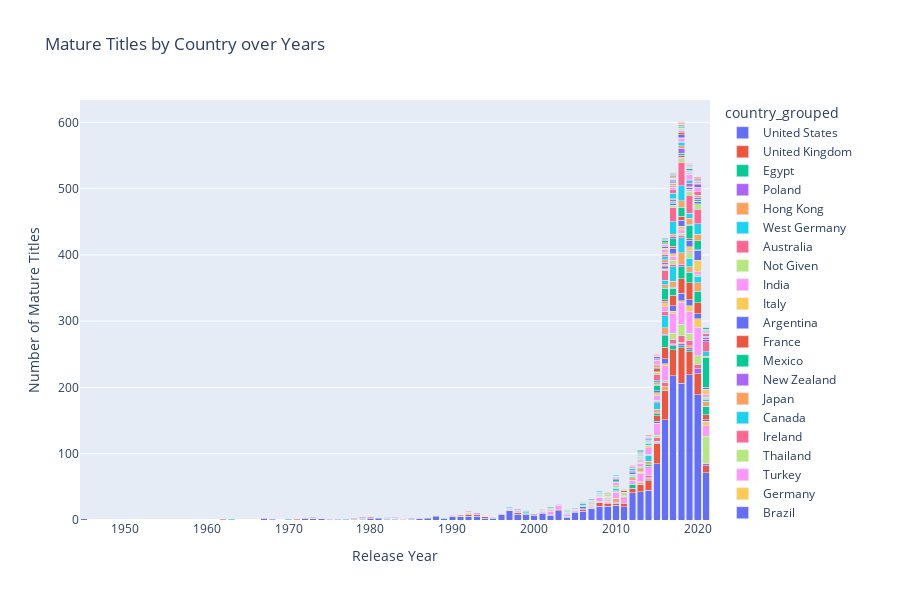

Notebook cell for this chart:
### Markdown cell above
## Stacked Adult movies per country

### Code cell
import pandas as pd
import plotly.express as px

# Mature Titles filtern
mature_ratings = ["TV-MA", "R", "NC-17", "18+", "Adults Only"]
df_mature = df_netflix[df_netflix['rating'].isin(mature_ratings)].copy()

# Länder + Jahre aufbereiten
df_mature = df_mature.dropna(subset=['country', 'release_year'])


# Explode Länder, falls mehrere pro Titel
df_mature_exp = df_mature.assign(
    country=df_mature['country'].str.split(", ")
).explode('country')

df_mature_exp['country'] = df_mature_exp['country'].str.strip()

# Optional: Top 5 Länder + Rest als "Other"
top_countries = df_mature_exp['country'].value_counts().head(10000).index.tolist()
df_mature_exp['country_grouped'] = df_mature_exp['country'].apply(
    lambda x: x if x in top_countries else 'Other'
)

df_counts = df_mature_exp.groupby(
    ['release_year', 'country_grouped']
).size().reset_index(name='count')
# 1. sortieren
df_counts = df_counts.sort_values('release_year')

# 2. release_year als ordered categorical
years_sorted = sorted(df_counts['release_year'].unique())
df_counts['release_year'] = pd.Categorical(df_counts['release_year'],
                                           categories=years_sorted,
                                           ordered=True)



fig = px.bar(
    df_counts,
    x='release_year',
    y='count',
    color='country_grouped',
    title='Mature Titles by Country over Years',
    labels={'count':'Number of Mature Titles', 'release_year':'Release Year'},
)

# Stacked
fig.update_layout(barmode='stack',
                #  xaxis={'type':'category'},
                  height=600)
fig.show()

### Figure 1 — Plotly figure (JSON) as saved in the notebook; plotly's stock layout.template omitted (floating-point values rounded to 4 significant figures)
{"data": [{"hovertemplate": "country_grouped=United States<br>Release Year=%{x}<br>Number of Mature Titles=%{y}<extra></extra>", "legendgroup": "United States", "marker": {"color": "#636efa", "pattern": {"shape": ""}}, "name": "United States", "orientation": "v", "showlegend": true, "textposition": "auto", "type": "bar", "x": [1945, 1967, 1968, 1972, 1973, 1974, 1976, 1979, 1980, 1981, 1982, 1983, 1985, 1986, 1987, 1988, 1989, 1990, 1991, 1992, 1993, 1994, 1995, 1996, 1997, 1998, 1999, 2000, 2001, 2002, 2003, 2004, 2005, 2006, 2007, 2008, 2009, 2010, 2011, 2012, 2013, 2014, 2015, 2016, 2017, 2018, 2019, 2020, 2021], "xaxis": "x", "y": [2, 2, 1, 2, 2, 2, 1, 1, 3, 3, 1, 1, 1, 2, 3, 6, 2, 5, 5, 6, 6, 3, 3, 8, 14, 9, 9, 7, 10, 7, 14, 4, 12, 13, 17, 21, 21, 22, 20, 41, 43, 45, 85, 151, 218, 206, 219, 189, 71], "yaxis": "y"}, {"hovertemplate": "country_grouped=United Kingdom<br>Release Year=%{x}<br>Number of Mature Titles=%{y}<extra></extra>", "legendgroup": "United Kingdom", "marker": {"color": "#EF553B", "pattern": {"shape": ""}}, "name": "United Kingdom", "orientation": "v", "showlegend": true, "textposition": "auto", "type": "bar", "x": [1962, 1971, 1972, 1979, 1982, 1991, 1992, 1993, 1994, 1996, 1997, 1998, 2000, 2001, 2002, 2003, 2004, 2005, 2006, 2008, 2009, 2010, 2011, 2012, 2013, 2014, 2015, 2016, 2017, 2018, 2019, 2020, 2021], "xaxis": "x", "y": [1, 1, 1, 1, 1, 1, 2, 2, 2, 1, 1, 2, 2, 1, 2, 2, 1, 1, 3, 5, 4, 3, 5, 7, 10, 14, 31, 44, 39, 54, 35, 32, 11], "yaxis": "y"}, {"hovertemplate": "country_grouped=Egypt<br>Release Year=%{x}<br>Number of Mature Titles=%{y}<extra></extra>", "legendgroup": "Egypt", "marker": {"color": "#00cc96", "pattern": {"shape": ""}}, "name": "Egypt", "orientation": "v", "showlegend": true, "textposition": "auto", "type": "bar", "x": [1963, 1970, 1976, 1979, 1982, 1989, 1999, 2007, 2008, 2010, 2012, 2013, 2014, 2015, 2016, 2017, 2018, 2019], "xaxis": "x", "y": [1, 1, 1, 1, 1, 1, 1, 1, 1, 2, 6, 1, 2, 1, 1, 6, 3, 3], "yaxis": "y"}, {"hovertemplate": "country_grouped=Poland<br>Release Year=%{x}<br>Number of Mature Titles=%{y}<extra></extra>", "legendgroup": "Poland", "marker": {"color": "#ab63fa", "pattern": {"shape": ""}}, "name": "Poland", "orientation": "v", "showlegend": true, "textposition": "auto", "type": "bar", "x": [1967, 1973, 1975, 1978, 1983, 1985, 1990, 2014, 2015, 2017, 2018, 2019, 2020, 2021], "xaxis": "x", "y": [1, 1, 1, 1, 1, 1, 1, 1, 1, 2, 3, 3, 7, 3], "yaxis": "y"}, {"hovertemplate": "country_grouped=Hong Kong<br>Release Year=%{x}<br>Number of Mature Titles=%{y}<extra></extra>", "legendgroup": "Hong Kong", "marker": {"color": "#FFA15A", "pattern": {"shape": ""}}, "name": "Hong Kong", "orientation": "v", "showlegend": true, "textposition": "auto", "type": "bar", "x": [1973, 1975, 1978, 1980, 1982, 1984, 1986, 1992, 1995, 1997, 2004, 2007, 2008, 2009, 2010, 2013, 2014, 2015, 2016, 2017, 2018, 2019], "xaxis": "x", "y": [1, 1, 2, 2, 1, 1, 1, 2, 1, 1, 1, 1, 1, 1, 5, 2, 2, 1, 6, 1, 2, 3], "yaxis": "y"}, {"hovertemplate": "country_grouped=West Germany<br>Release Year=%{x}<br>Number of Mature Titles=%{y}<extra></extra>", "legendgroup": "West Germany", "marker": {"color": "#19d3f3", "pattern": {"shape": ""}}, "name": "West Germany", "orientation": "v", "showlegend": true, "textposition": "auto", "type": "bar", "x": [1977], "xaxis": "x", "y": [1], "yaxis": "y"}, {"hovertemplate": "country_grouped=Australia<br>Release Year=%{x}<br>Number of Mature Titles=%{y}<extra></extra>", "legendgroup": "Australia", "marker": {"color": "#FF6692", "pattern": {"shape": ""}}, "name": "Australia", "orientation": "v", "showlegend": true, "textposition": "auto", "type": "bar", "x": [1979, 1992, 1998, 2007, 2013, 2014, 2015, 2016, 2017, 2018, 2019, 2020, 2021], "xaxis": "x", "y": [1, 1, 1, 1, 1, 3, 5, 6, 7, 10, 8, 6, 1], "yaxis": "y"}, {"hovertemplate": "country_grouped=Not Given<br>Release Year=%{x}<br>Number of Mature Titles=%{y}<extra></extra>", "legendgroup": "Not Given", "marker": {"color": "#B6E880", "pattern": {"shape": ""}}, "name": "Not Given", "orientation": "v", "showlegend": true, "textposition": "auto", "type": "bar", "x": [1982, 1983, 1992, 2010, 2013, 2015, 2016, 2017, 2018, 2019, 2020, 2021], "xaxis": "x", "y": [1, 1, 1, 1, 1, 4, 2, 9, 17, 11, 14, 40], "yaxis": "y"}, {"hovertemplate": "country_grouped=India<br>Release Year=%{x}<br>Number of Mature Titles=%{y}<extra></extra>", "legendgroup": "India", "marker": {"color": "#FF97FF", "pattern": {"shape": ""}}, "name": "India", "orientation": "v", "showlegend": true, "textposition": "auto", "type": "bar", "x": [1983, 1990, 1997, 2001, 2002, 2003, 2004, 2005, 2006, 2007, 2008, 2009, 2010, 2011, 2012, 2013, 2014, 2015, 2016, 2017, 2018, 2019, 2020, 2021], "xaxis": "x", "y": [1, 1, 1, 2, 4, 6, 2, 1, 1, 2, 6, 2, 9, 7, 5, 12, 12, 17, 23, 29, 33, 33, 43, 16], "yaxis": "y"}, {"hovertemplate": "country_grouped=Italy<br>Release Year=%{x}<br>Number of Mature Titles=%{y}<extra></extra>", "legendgroup": "Italy", "marker": {"color": "#FECB52", "pattern": {"shape": ""}}, "name": "Italy", "orientation": "v", "showlegend": true, "textposition": "auto", "type": "bar", "x": [1984, 2013, 2015, 2016, 2017, 2018, 2019, 2020, 2021], "xaxis": "x", "y": [1, 2, 1, 3, 4, 3, 8, 13, 7], "yaxis": "y"}, {"hovertemplate": "country_grouped=Argentina<br>Release Year=%{x}<br>Number of Mature Titles=%{y}<extra></extra>", "legendgroup": "Argentina", "marker": {"color": "#636efa", "pattern": {"shape": ""}}, "name": "Argentina", "orientation": "v", "showlegend": true, "textposition": "auto", "type": "bar", "x": [1985, 1993, 1998, 2004, 2006, 2007, 2014, 2015, 2016, 2017, 2018, 2019, 2020, 2021], "xaxis": "x", "y": [1, 1, 1, 1, 3, 1, 1, 3, 7, 8, 11, 9, 7, 2], "yaxis": "y"}, {"hovertemplate": "country_grouped=France<br>Release Year=%{x}<br>Number of Mature Titles=%{y}<extra></extra>", "legendgroup": "France", "marker": {"color": "#EF553B", "pattern": {"shape": ""}}, "name": "France", "orientation": "v", "showlegend": true, "textposition": "auto", "type": "bar", "x": [1991, 1992, 1999, 2002, 2006, 2007, 2008, 2009, 2010, 2011, 2013, 2014, 2015, 2016, 2017, 2018, 2019, 2020, 2021], "xaxis": "x", "y": [1, 1, 1, 2, 1, 1, 1, 1, 1, 2, 1, 1, 8, 18, 16, 22, 26, 17, 8], "yaxis": "y"}, {"hovertemplate": "country_grouped=Mexico<br>Release Year=%{x}<br>Number of Mature Titles=%{y}<extra></extra>", "legendgroup": "Mexico", "marker": {"color": "#00cc96", "pattern": {"shape": ""}}, "name": "Mexico", "orientation": "v", "showlegend": true, "textposition": "auto", "type": "bar", "x": [1992, 1999, 2001, 2006, 2007, 2012, 2014, 2015, 2016, 2017, 2018, 2019, 2020, 2021], "xaxis": "x", "y": [1, 2, 1, 1, 1, 1, 2, 3, 17, 11, 18, 16, 17, 12], "yaxis": "y"}, {"hovertemplate": "country_grouped=New Zealand<br>Release Year=%{x}<br>Number of Mature Titles=%{y}<extra></extra>", "legendgroup": "New Zealand", "marker": {"color": "#ab63fa", "pattern": {"shape": ""}}, "name": "New Zealand", "orientation": "v", "showlegend": true, "textposition": "auto", "type": "bar", "x": [1993, 2015, 2016, 2017, 2018, 2021], "xaxis": "x", "y": [1, 2, 2, 1, 3, 1], "yaxis": "y"}, {"hovertemplate": "country_grouped=Japan<br>Release Year=%{x}<br>Number of Mature Titles=%{y}<extra></extra>", "legendgroup": "Japan", "marker": {"color": "#FFA15A", "pattern": {"shape": ""}}, "name": "Japan", "orientation": "v", "showlegend": true, "textposition": "auto", "type": "bar", "x": [1995, 1997, 1998, 2008, 2009, 2010, 2011, 2012, 2013, 2014, 2015, 2016, 2017, 2018, 2019, 2020, 2021], "xaxis": "x", "y": [1, 1, 1, 1, 2, 1, 1, 4, 4, 6, 5, 10, 9, 18, 8, 13, 7], "yaxis": "y"}, {"hovertemplate": "country_grouped=Canada<br>Release Year=%{x}<br>Number of Mature Titles=%{y}<extra></extra>", "legendgroup": "Canada", "marker": {"color": "#19d3f3", "pattern": {"shape": ""}}, "name": "Canada", "orientation": "v", "showlegend": true, "textposition": "auto", "type": "bar", "x": [1997, 1998, 2004, 2006, 2007, 2008, 2009, 2010, 2011, 2012, 2013, 2014, 2015, 2016, 2017, 2018, 2019, 2020, 2021], "xaxis": "x", "y": [1, 1, 1, 3, 1, 1, 2, 4, 1, 1, 2, 9, 10, 18, 22, 23, 13, 9, 3], "yaxis": "y"}, {"hovertemplate": "country_grouped=Ireland<br>Release Year=%{x}<br>Number of Mature Titles=%{y}<extra></extra>", "legendgroup": "Ireland", "marker": {"color": "#FF6692", "pattern": {"shape": ""}}, "name": "Ireland", "orientation": "v", "showlegend": true, "textposition": "auto", "type": "bar", "x": [1998, 2010, 2011, 2015, 2016, 2017, 2018], "xaxis": "x", "y": [1, 1, 1, 2, 6, 4, 3], "yaxis": "y"}, {"hovertemplate": "country_grouped=Thailand<br>Release Year=%{x}<br>Number of Mature Titles=%{y}<extra></extra>", "legendgroup": "Thailand", "marker": {"color": "#B6E880", "pattern": {"shape": ""}}, "name": "Thailand", "orientation": "v", "showlegend": true, "textposition": "auto", "type": "bar", "x": [1999, 2002, 2004, 2007, 2009, 2010, 2011, 2012, 2013, 2014, 2015, 2016, 2017, 2018, 2019, 2020, 2021], "xaxis": "x", "y": [1, 1, 1, 2, 1, 3, 4, 2, 1, 1, 2, 1, 6, 4, 8, 3, 3], "yaxis": "y"}, {"hovertemplate": "country_grouped=Turkey<br>Release Year=%{x}<br>Number of Mature Titles=%{y}<extra></extra>", "legendgroup": "Turkey", "marker": {"color": "#FF97FF", "pattern": {"shape": ""}}, "name": "Turkey", "orientation": "v", "showlegend": true, "textposition": "auto", "type": "bar", "x": [1999, 2001, 2004, 2005, 2006, 2010, 2011, 2012, 2013, 2014, 2015, 2016, 2017, 2018, 2019, 2020, 2021], "xaxis": "x", "y": [1, 1, 1, 1, 2, 5, 1, 1, 6, 10, 7, 7, 6, 6, 3, 5, 5], "yaxis": "y"}, {"hovertemplate": "country_grouped=Germany<br>Release Year=%{x}<br>Number of Mature Titles=%{y}<extra></extra>", "legendgroup": "Germany", "marker": {"color": "#FECB52", "pattern": {"shape": ""}}, "name": "Germany", "orientation": "v", "showlegend": true, "textposition": "auto", "type": "bar", "x": [2001, 2006, 2008, 2009, 2010, 2012, 2013, 2014, 2015, 2016, 2017, 2018, 2019, 2020, 2021], "xaxis": "x", "y": [1, 1, 2, 2, 1, 1, 1, 4, 4, 6, 4, 4, 6, 17, 7], "yaxis": "y"}, {"hovertemplate": "country_grouped=Brazil<br>Release Year=%{x}<br>Number of Mature Titles=%{y}<extra></extra>", "legendgroup": "Brazil", "marker": {"color": "#636efa", "pattern": {"shape": ""}}, "name": "Brazil", "orientation": "v", "showlegend": true, "textposition": "auto", "type": "bar", "x": [2002, 2012, 2013, 2015, 2016, 2017, 2018, 2019, 2020, 2021], "xaxis": "x", "y": [1, 2, 2, 3, 2, 8, 9, 10, 15, 3], "yaxis": "y"}, {"hovertemplate": "country_grouped=Indonesia<br>Release Year=%{x}<br>Number of Mature Titles=%{y}<extra></extra>", "legendgroup": "Indonesia", "marker": {"color": "#EF553B", "pattern": {"shape": ""}}, "name": "Indonesia", "orientation": "v", "showlegend": true, "textposition": "auto", "type": "bar", "x": [2002, 2009, 2011, 2013, 2016, 2017, 2018, 2019, 2020], "xaxis": "x", "y": [1, 1, 2, 1, 2, 3, 6, 2, 1], "yaxis": "y"}, {"hovertemplate": "country_grouped=Pakistan<br>Release Year=%{x}<br>Number of Mature Titles=%{y}<extra></extra>", "legendgroup": "Pakistan", "marker": {"color": "#00cc96", "pattern": {"shape": ""}}, "name": "Pakistan", "orientation": "v", "showlegend": true, "textposition": "auto", "type": "bar", "x": [2002, 2007, 2008, 2010, 2012, 2013, 2015, 2016, 2017, 2018, 2019, 2020, 2021], "xaxis": "x", "y": [1, 1, 1, 3, 2, 1, 8, 18, 11, 14, 21, 13, 45], "yaxis": "y"}, {"hovertemplate": "country_grouped=Lebanon<br>Release Year=%{x}<br>Number of Mature Titles=%{y}<extra></extra>", "legendgroup": "Lebanon", "marker": {"color": "#ab63fa", "pattern": {"shape": ""}}, "name": "Lebanon", "orientation": "v", "showlegend": true, "textposition": "auto", "type": "bar", "x": [2003, 2010, 2012, 2013, 2015, 2017, 2019], "xaxis": "x", "y": [1, 2, 2, 1, 1, 3, 1], "yaxis": "y"}, {"hovertemplate": "country_grouped=Nigeria<br>Release Year=%{x}<br>Number of Mature Titles=%{y}<extra></extra>", "legendgroup": "Nigeria", "marker": {"color": "#FFA15A", "pattern": {"shape": ""}}, "name": "Nigeria", "orientation": "v", "showlegend": true, "textposition": "auto", "type": "bar", "x": [2003, 2013, 2015, 2016, 2017, 2018, 2019, 2020, 2021], "xaxis": "x", "y": [1, 1, 3, 5, 4, 10, 9, 10, 2], "yaxis": "y"}, {"hovertemplate": "country_grouped=South Korea<br>Release Year=%{x}<br>Number of Mature Titles=%{y}<extra></extra>", "legendgroup": "South Korea", "marker": {"color": "#19d3f3", "pattern": {"shape": ""}}, "name": "South Korea", "orientation": "v", "showlegend": true, "textposition": "auto", "type": "bar", "x": [2004, 2009, 2011, 2012, 2013, 2014, 2015, 2016, 2017, 2018, 2019, 2020, 2021], "xaxis": "x", "y": [1, 1, 1, 2, 2, 3, 3, 7, 19, 22, 8, 16, 7], "yaxis": "y"}, {"hovertemplate": "country_grouped=Spain<br>Release Year=%{x}<br>Number of Mature Titles=%{y}<extra></extra>", "legendgroup": "Spain", "marker": {"color": "#FF6692", "pattern": {"shape": ""}}, "name": "Spain", "orientation": "v", "showlegend": true, "textposition": "auto", "type": "bar", "x": [2004, 2010, 2015, 2016, 2017, 2018, 2019, 2020, 2021], "xaxis": "x", "y": [1, 1, 10, 15, 21, 36, 27, 22, 15], "yaxis": "y"}, {"hovertemplate": "country_grouped=Taiwan<br>Release Year=%{x}<br>Number of Mature Titles=%{y}<extra></extra>", "legendgroup": "Taiwan", "marker": {"color": "#B6E880", "pattern": {"shape": ""}}, "name": "Taiwan", "orientation": "v", "showlegend": true, "textposition": "auto", "type": "bar", "x": [2004, 2005, 2008, 2009, 2010, 2013, 2015, 2016, 2017, 2018, 2019, 2020], "xaxis": "x", "y": [2, 1, 1, 3, 1, 1, 2, 1, 4, 5, 6, 8], "yaxis": "y"}, {"hovertemplate": "country_grouped=Uruguay<br>Release Year=%{x}<br>Number of Mature Titles=%{y}<extra></extra>", "legendgroup": "Uruguay", "marker": {"color": "#FF97FF", "pattern": {"shape": ""}}, "name": "Uruguay", "orientation": "v", "showlegend": true, "textposition": "auto", "type": "bar", "x": [2004, 2018, 2019], "xaxis": "x", "y": [1, 2, 2], "yaxis": "y"}, {"hovertemplate": "country_grouped=Romania<br>Release Year=%{x}<br>Number of Mature Titles=%{y}<extra></extra>", "legendgroup": "Romania", "marker": {"color": "#FECB52", "pattern": {"shape": ""}}, "name": "Romania", "orientation": "v", "showlegend": true, "textposition": "auto", "type": "bar", "x": [2005, 2010, 2014, 2015, 2016, 2019], "xaxis": "x", "y": [1, 1, 1, 2, 1, 1], "yaxis": "y"}, {"hovertemplate": "country_grouped=Sweden<br>Release Year=%{x}<br>Number of Mature Titles=%{y}<extra></extra>", "legendgroup": "Sweden", "marker": {"color": "#636efa", "pattern": {"shape": ""}}, "name": "Sweden", "orientation": "v", "showlegend": true, "textposition": "auto", "type": "bar", "x": [2005, 2016, 2017, 2019, 2020, 2021], "xaxis": "x", "y": [1, 3, 3, 2, 3, 3], "yaxis": "y"}, {"hovertemplate": "country_grouped=Netherlands<br>Release Year=%{x}<br>Number of Mature Titles=%{y}<extra></extra>", "legendgroup": "Netherlands", "marker": {"color": "#EF553B", "pattern": {"shape": ""}}, "name": "Netherlands", "orientation": "v", "showlegend": true, "textposition": "auto", "type": "bar", "x": [2006, 2015, 2016, 2017, 2018, 2019, 2020, 2021], "xaxis": "x", "y": [1, 4, 2, 1, 3, 1, 1, 1], "yaxis": "y"}, {"hovertemplate": "country_grouped=Denmark<br>Release Year=%{x}<br>Number of Mature Titles=%{y}<extra></extra>", "legendgroup": "Denmark", "marker": {"color": "#00cc96", "pattern": {"shape": ""}}, "name": "Denmark", "orientation": "v", "showlegend": true, "textposition": "auto", "type": "bar", "x": [2007, 2012, 2013, 2014, 2015, 2016, 2017, 2018, 2019, 2020], "xaxis": "x", "y": [1, 1, 2, 2, 2, 2, 2, 3, 1, 3], "yaxis": "y"}, {"hovertemplate": "country_grouped=Colombia<br>Release Year=%{x}<br>Number of Mature Titles=%{y}<extra></extra>", "legendgroup": "Colombia", "marker": {"color": "#ab63fa", "pattern": {"shape": ""}}, "name": "Colombia", "orientation": "v", "showlegend": true, "textposition": "auto", "type": "bar", "x": [2007, 2008, 2010, 2012, 2016, 2017, 2018, 2019, 2020, 2021], "xaxis": "x", "y": [1, 1, 1, 1, 2, 2, 8, 5, 3, 3], "yaxis": "y"}, {"hovertemplate": "country_grouped=Chile<br>Release Year=%{x}<br>Number of Mature Titles=%{y}<extra></extra>", "legendgroup": "Chile", "marker": {"color": "#FFA15A", "pattern": {"shape": ""}}, "name": "Chile", "orientation": "v", "showlegend": true, "textposition": "auto", "type": "bar", "x": [2008, 2013, 2015, 2016, 2017, 2018, 2020], "xaxis": "x", "y": [1, 1, 3, 5, 2, 4, 2], "yaxis": "y"}, {"hovertemplate": "country_grouped=China<br>Release Year=%{x}<br>Number of Mature Titles=%{y}<extra></extra>", "legendgroup": "China", "marker": {"color": "#19d3f3", "pattern": {"shape": ""}}, "name": "China", "orientation": "v", "showlegend": true, "textposition": "auto", "type": "bar", "x": [2008, 2010, 2014, 2016, 2017, 2018, 2019, 2020, 2021], "xaxis": "x", "y": [1, 1, 1, 4, 8, 5, 4, 1, 1], "yaxis": "y"}, {"hovertemplate": "country_grouped=South Africa<br>Release Year=%{x}<br>Number of Mature Titles=%{y}<extra></extra>", "legendgroup": "South Africa", "marker": {"color": "#FF6692", "pattern": {"shape": ""}}, "name": "South Africa", "orientation": "v", "showlegend": true, "textposition": "auto", "type": "bar", "x": [2009, 2012, 2013, 2015, 2016, 2017, 2018, 2019, 2020, 2021], "xaxis": "x", "y": [1, 1, 2, 2, 4, 5, 1, 2, 6, 4], "yaxis": "y"}, {"hovertemplate": "country_grouped=Czech Republic<br>Release Year=%{x}<br>Number of Mature Titles=%{y}<extra></extra>", "legendgroup": "Czech Republic", "marker": {"color": "#B6E880", "pattern": {"shape": ""}}, "name": "Czech Republic", "orientation": "v", "showlegend": true, "textposition": "auto", "type": "bar", "x": [2009, 2016], "xaxis": "x", "y": [1, 2], "yaxis": "y"}, {"hovertemplate": "country_grouped=Philippines<br>Release Year=%{x}<br>Number of Mature Titles=%{y}<extra></extra>", "legendgroup": "Philippines", "marker": {"color": "#FF97FF", "pattern": {"shape": ""}}, "name": "Philippines", "orientation": "v", "showlegend": true, "textposition": "auto", "type": "bar", "x": [2011, 2012, 2015, 2016, 2017, 2018, 2019, 2020, 2021], "xaxis": "x", "y": [1, 2, 5, 5, 3, 5, 7, 6, 1], "yaxis": "y"}, {"hovertemplate": "country_grouped=Singapore<br>Release Year=%{x}<br>Number of Mature Titles=%{y}<extra></extra>", "legendgroup": "Singapore", "marker": {"color": "#FECB52", "pattern": {"shape": ""}}, "name": "Singapore", "orientation": "v", "showlegend": true, "textposition": "auto", "type": "bar", "x": [2011, 2012, 2014, 2015, 2016, 2017, 2018, 2019], "xaxis": "x", "y": [1, 1, 1, 1, 2, 1, 1, 1], "yaxis": "y"}, {"hovertemplate": "country_grouped=Norway<br>Release Year=%{x}<br>Number of Mature Titles=%{y}<extra></extra>", "legendgroup": "Norway", "marker": {"color": "#636efa", "pattern": {"shape": ""}}, "name": "Norway", "orientation": "v", "showlegend": true, "textposition": "auto", "type": "bar", "x": [2013, 2014, 2016, 2017, 2018, 2019, 2020, 2021], "xaxis": "x", "y": [1, 2, 2, 1, 4, 1, 4, 1], "yaxis": "y"}, {"hovertemplate": "country_grouped=Israel<br>Release Year=%{x}<br>Number of Mature Titles=%{y}<extra></extra>", "legendgroup": "Israel", "marker": {"color": "#EF553B", "pattern": {"shape": ""}}, "name": "Israel", "orientation": "v", "showlegend": true, "textposition": "auto", "type": "bar", "x": [2013, 2014, 2015, 2016, 2017, 2018, 2019, 2020, 2021], "xaxis": "x", "y": [1, 1, 1, 1, 1, 4, 1, 1, 2], "yaxis": "y"}, {"hovertemplate": "country_grouped=Switzerland<br>Release Year=%{x}<br>Number of Mature Titles=%{y}<extra></extra>", "legendgroup": "Switzerland", "marker": {"color": "#00cc96", "pattern": {"shape": ""}}, "name": "Switzerland", "orientation": "v", "showlegend": true, "textposition": "auto", "type": "bar", "x": [2013, 2015, 2018], "xaxis": "x", "y": [2, 1, 1], "yaxis": "y"}, {"hovertemplate": "country_grouped=Russia<br>Release Year=%{x}<br>Number of Mature Titles=%{y}<extra></extra>", "legendgroup": "Russia", "marker": {"color": "#ab63fa", "pattern": {"shape": ""}}, "name": "Russia", "orientation": "v", "showlegend": true, "textposition": "auto", "type": "bar", "x": [2014, 2015, 2017, 2018, 2019, 2020], "xaxis": "x", "y": [1, 3, 1, 1, 1, 1], "yaxis": "y"}, {"hovertemplate": "country_grouped=Bulgaria<br>Release Year=%{x}<br>Number of Mature Titles=%{y}<extra></extra>", "legendgroup": "Bulgaria", "marker": {"color": "#FFA15A", "pattern": {"shape": ""}}, "name": "Bulgaria", "orientation": "v", "showlegend": true, "textposition": "auto", "type": "bar", "x": [2014, 2016, 2017, 2018], "xaxis": "x", "y": [1, 1, 2, 1], "yaxis": "y"}, {"hovertemplate": "country_grouped=Vietnam<br>Release Year=%{x}<br>Number of Mature Titles=%{y}<extra></extra>", "legendgroup": "Vietnam", "marker": {"color": "#19d3f3", "pattern": {"shape": ""}}, "name": "Vietnam", "orientation": "v", "showlegend": true, "textposition": "auto", "type": "bar", "x": [2014, 2019, 2021], "xaxis": "x", "y": [1, 1, 1], "yaxis": "y"}, {"hovertemplate": "country_grouped=United Arab Emirates<br>Release Year=%{x}<br>Number of Mature Titles=%{y}<extra></extra>", "legendgroup": "United Arab Emirates", "marker": {"color": "#FF6692", "pattern": {"shape": ""}}, "name": "United Arab Emirates", "orientation": "v", "showlegend": true, "textposition": "auto", "type": "bar", "x": [2014, 2015, 2016, 2017, 2018], "xaxis": "x", "y": [2, 1, 1, 1, 1], "yaxis": "y"}, {"hovertemplate": "country_grouped=Croatia<br>Release Year=%{x}<br>Number of Mature Titles=%{y}<extra></extra>", "legendgroup": "Croatia", "marker": {"color": "#B6E880", "pattern": {"shape": ""}}, "name": "Croatia", "orientation": "v", "showlegend": true, "textposition": "auto", "type": "bar", "x": [2015, 2018], "xaxis": "x", "y": [1, 1], "yaxis": "y"}, {"hovertemplate": "country_grouped=Iceland<br>Release Year=%{x}<br>Number of Mature Titles=%{y}<extra></extra>", "legendgroup": "Iceland", "marker": {"color": "#FF97FF", "pattern": {"shape": ""}}, "name": "Iceland", "orientation": "v", "showlegend": true, "textposition": "auto", "type": "bar", "x": [2015, 2017, 2020, 2021], "xaxis": "x", "y": [1, 1, 2, 1], "yaxis": "y"}, {"hovertemplate": "country_grouped=Malaysia<br>Release Year=%{x}<br>Number of Mature Titles=%{y}<extra></extra>", "legendgroup": "Malaysia", "marker": {"color": "#FECB52", "pattern": {"shape": ""}}, "name": "Malaysia", "orientation": "v", "showlegend": true, "textposition": "auto", "type": "bar", "x": [2015, 2016, 2018], "xaxis": "x", "y": [2, 1, 1], "yaxis": "y"}, {"hovertemplate": "country_grouped=Hungary<br>Release Year=%{x}<br>Number of Mature Titles=%{y}<extra></extra>", "legendgroup": "Hungary", "marker": {"color": "#636efa", "pattern": {"shape": ""}}, "name": "Hungary", "orientation": "v", "showlegend": true, "textposition": "auto", "type": "bar", "x": [2016, 2017, 2018, 2021], "xaxis": "x", "y": [1, 1, 1, 1], "yaxis": "y"}, {"hovertemplate": "country_grouped=Finland<br>Release Year=%{x}<br>Number of Mature Titles=%{y}<extra></extra>", "legendgroup": "Finland", "marker": {"color": "#EF553B", "pattern": {"shape": ""}}, "name": "Finland", "orientation": "v", "showlegend": true, "textposition": "auto", "type": "bar", "x": [2016, 2019, 2020], "xaxis": "x", "y": [1, 2, 1], "yaxis": "y"}, {"hovertemplate": "country_grouped=Belgium<br>Release Year=%{x}<br>Number of Mature Titles=%{y}<extra></extra>", "legendgroup": "Belgium", "marker": {"color": "#00cc96", "pattern": {"shape": ""}}, "name": "Belgium", "orientation": "v", "showlegend": true, "textposition": "auto", "type": "bar", "x": [2016, 2017, 2018, 2019, 2020, 2021], "xaxis": "x", "y": [4, 2, 2, 2, 1, 2], "yaxis": "y"}, {"hovertemplate": "country_grouped=Serbia<br>Release Year=%{x}<br>Number of Mature Titles=%{y}<extra></extra>", "legendgroup": "Serbia", "marker": {"color": "#ab63fa", "pattern": {"shape": ""}}, "name": "Serbia", "orientation": "v", "showlegend": true, "textposition": "auto", "type": "bar", "x": [2016, 2017, 2019], "xaxis": "x", "y": [1, 1, 1], "yaxis": "y"}, {"hovertemplate": "country_grouped=Saudi Arabia<br>Release Year=%{x}<br>Number of Mature Titles=%{y}<extra></extra>", "legendgroup": "Saudi Arabia", "marker": {"color": "#FFA15A", "pattern": {"shape": ""}}, "name": "Saudi Arabia", "orientation": "v", "showlegend": true, "textposition": "auto", "type": "bar", "x": [2016, 2021], "xaxis": "x", "y": [1, 1], "yaxis": "y"}, {"hovertemplate": "country_grouped=Portugal<br>Release Year=%{x}<br>Number of Mature Titles=%{y}<extra></extra>", "legendgroup": "Portugal", "marker": {"color": "#19d3f3", "pattern": {"shape": ""}}, "name": "Portugal", "orientation": "v", "showlegend": true, "textposition": "auto", "type": "bar", "x": [2016, 2020], "xaxis": "x", "y": [2, 1], "yaxis": "y"}, {"hovertemplate": "country_grouped=Guatemala<br>Release Year=%{x}<br>Number of Mature Titles=%{y}<extra></extra>", "legendgroup": "Guatemala", "marker": {"color": "#FF6692", "pattern": {"shape": ""}}, "name": "Guatemala", "orientation": "v", "showlegend": true, "textposition": "auto", "type": "bar", "x": [2017], "xaxis": "x", "y": [1], "yaxis": "y"}, {"hovertemplate": "country_grouped=Greece<br>Release Year=%{x}<br>Number of Mature Titles=%{y}<extra></extra>", "legendgroup": "Greece", "marker": {"color": "#B6E880", "pattern": {"shape": ""}}, "name": "Greece", "orientation": "v", "showlegend": true, "textposition": "auto", "type": "bar", "x": [2017], "xaxis": "x", "y": [1], "yaxis": "y"}, {"hovertemplate": "country_grouped=Ghana<br>Release Year=%{x}<br>Number of Mature Titles=%{y}<extra></extra>", "legendgroup": "Ghana", "marker": {"color": "#FF97FF", "pattern": {"shape": ""}}, "name": "Ghana", "orientation": "v", "showlegend": true, "textposition": "auto", "type": "bar", "x": [2017, 2019], "xaxis": "x", "y": [1, 1], "yaxis": "y"}, {"hovertemplate": "country_grouped=Cambodia<br>Release Year=%{x}<br>Number of Mature Titles=%{y}<extra></extra>", "legendgroup": "Cambodia", "marker": {"color": "#FECB52", "pattern": {"shape": ""}}, "name": "Cambodia", "orientation": "v", "showlegend": true, "textposition": "auto", "type": "bar", "x": [2017], "xaxis": "x", "y": [2], "yaxis": "y"}, {"hovertemplate": "country_grouped=Peru<br>Release Year=%{x}<br>Number of Mature Titles=%{y}<extra></extra>", "legendgroup": "Peru", "marker": {"color": "#636efa", "pattern": {"shape": ""}}, "name": "Peru", "orientation": "v", "showlegend": true, "textposition": "auto", "type": "bar", "x": [2017, 2018], "xaxis": "x", "y": [2, 1], "yaxis": "y"}, {"hovertemplate": "country_grouped=Austria<br>Release Year=%{x}<br>Number of Mature Titles=%{y}<extra></extra>", "legendgroup": "Austria", "marker": {"color": "#EF553B", "pattern": {"shape": ""}}, "name": "Austria", "orientation": "v", "showlegend": true, "textposition": "auto", "type": "bar", "x": [2017, 2018, 2019, 2020], "xaxis": "x", "y": [2, 1, 1, 3], "yaxis": "y"}, {"hovertemplate": "country_grouped=Ukraine<br>Release Year=%{x}<br>Number of Mature Titles=%{y}<extra></extra>", "legendgroup": "Ukraine", "marker": {"color": "#00cc96", "pattern": {"shape": ""}}, "name": "Ukraine", "orientation": "v", "showlegend": true, "textposition": "auto", "type": "bar", "x": [2017], "xaxis": "x", "y": [1], "yaxis": "y"}, {"hovertemplate": "country_grouped=Somalia<br>Release Year=%{x}<br>Number of Mature Titles=%{y}<extra></extra>", "legendgroup": "Somalia", "marker": {"color": "#ab63fa", "pattern": {"shape": ""}}, "name": "Somalia", "orientation": "v", "showlegend": true, "textposition": "auto", "type": "bar", "x": [2017], "xaxis": "x", "y": [1], "yaxis": "y"}, {"hovertemplate": "country_grouped=Jamaica<br>Release Year=%{x}<br>Number of Mature Titles=%{y}<extra></extra>", "legendgroup": "Jamaica", "marker": {"color": "#FFA15A", "pattern": {"shape": ""}}, "name": "Jamaica", "orientation": "v", "showlegend": true, "textposition": "auto", "type": "bar", "x": [2018], "xaxis": "x", "y": [1], "yaxis": "y"}, {"hovertemplate": "country_grouped=Kenya<br>Release Year=%{x}<br>Number of Mature Titles=%{y}<extra></extra>", "legendgroup": "Kenya", "marker": {"color": "#19d3f3", "pattern": {"shape": ""}}, "name": "Kenya", "orientation": "v", "showlegend": true, "textposition": "auto", "type": "bar", "x": [2018], "xaxis": "x", "y": [1], "yaxis": "y"}, {"hovertemplate": "country_grouped=Paraguay<br>Release Year=%{x}<br>Number of Mature Titles=%{y}<extra></extra>", "legendgroup": "Paraguay", "marker": {"color": "#FF6692", "pattern": {"shape": ""}}, "name": "Paraguay", "orientation": "v", "showlegend": true, "textposition": "auto", "type": "bar", "x": [2018], "xaxis": "x", "y": [1], "yaxis": "y"}, {"hovertemplate": "country_grouped=Puerto Rico<br>Release Year=%{x}<br>Number of Mature Titles=%{y}<extra></extra>", "legendgroup": "Puerto Rico", "marker": {"color": "#B6E880", "pattern": {"shape": ""}}, "name": "Puerto Rico", "orientation": "v", "showlegend": true, "textposition": "auto", "type": "bar", "x": [2018], "xaxis": "x", "y": [1], "yaxis": "y"}, {"hovertemplate": "country_grouped=Syria<br>Release Year=%{x}<br>Number of Mature Titles=%{y}<extra></extra>", "legendgroup": "Syria", "marker": {"color": "#FF97FF", "pattern": {"shape": ""}}, "name": "Syria", "orientation": "v", "showlegend": true, "textposition": "auto", "type": "bar", "x": [2018], "xaxis": "x", "y": [1], "yaxis": "y"}, {"hovertemplate": "country_grouped=Bangladesh<br>Release Year=%{x}<br>Number of Mature Titles=%{y}<extra></extra>", "legendgroup": "Bangladesh", "marker": {"color": "#FECB52", "pattern": {"shape": ""}}, "name": "Bangladesh", "orientation": "v", "showlegend": true, "textposition": "auto", "type": "bar", "x": [2018], "xaxis": "x", "y": [1], "yaxis": "y"}, {"hovertemplate": "country_grouped=Senegal<br>Release Year=%{x}<br>Number of Mature Titles=%{y}<extra></extra>", "legendgroup": "Senegal", "marker": {"color": "#636efa", "pattern": {"shape": ""}}, "name": "Senegal", "orientation": "v", "showlegend": true, "textposition": "auto", "type": "bar", "x": [2019], "xaxis": "x", "y": [1], "yaxis": "y"}, {"hovertemplate": "country_grouped=Jordan<br>Release Year=%{x}<br>Number of Mature Titles=%{y}<extra></extra>", "legendgroup": "Jordan", "marker": {"color": "#EF553B", "pattern": {"shape": ""}}, "name": "Jordan", "orientation": "v", "showlegend": true, "textposition": "auto", "type": "bar", "x": [2019], "xaxis": "x", "y": [1], "yaxis": "y"}, {"hovertemplate": "country_grouped=Kuwait<br>Release Year=%{x}<br>Number of Mature Titles=%{y}<extra></extra>", "legendgroup": "Kuwait", "marker": {"color": "#00cc96", "pattern": {"shape": ""}}, "name": "Kuwait", "orientation": "v", "showlegend": true, "textposition": "auto", "type": "bar", "x": [2019], "xaxis": "x", "y": [1], "yaxis": "y"}, {"hovertemplate": "country_grouped=Luxembourg<br>Release Year=%{x}<br>Number of Mature Titles=%{y}<extra></extra>", "legendgroup": "Luxembourg", "marker": {"color": "#ab63fa", "pattern": {"shape": ""}}, "name": "Luxembourg", "orientation": "v", "showlegend": true, "textposition": "auto", "type": "bar", "x": [2019], "xaxis": "x", "y": [1], "yaxis": "y"}, {"hovertemplate": "country_grouped=Mauritius<br>Release Year=%{x}<br>Number of Mature Titles=%{y}<extra></extra>", "legendgroup": "Mauritius", "marker": {"color": "#FFA15A", "pattern": {"shape": ""}}, "name": "Mauritius", "orientation": "v", "showlegend": true, "textposition": "auto", "type": "bar", "x": [2019], "xaxis": "x", "y": [1], "yaxis": "y"}, {"hovertemplate": "country_grouped=Mozambique<br>Release Year=%{x}<br>Number of Mature Titles=%{y}<extra></extra>", "legendgroup": "Mozambique", "marker": {"color": "#19d3f3", "pattern": {"shape": ""}}, "name": "Mozambique", "orientation": "v", "showlegend": true, "textposition": "auto", "type": "bar", "x": [2019], "xaxis": "x", "y": [1], "yaxis": "y"}, {"hovertemplate": "country_grouped=Cameroon<br>Release Year=%{x}<br>Number of Mature Titles=%{y}<extra></extra>", "legendgroup": "Cameroon", "marker": {"color": "#FF6692", "pattern": {"shape": ""}}, "name": "Cameroon", "orientation": "v", "showlegend": true, "textposition": "auto", "type": "bar", "x": [2020], "xaxis": "x", "y": [1], "yaxis": "y"}], "layout": {"barmode": "stack", "height": 600, "legend": {"title": {"text": "country_grouped"}, "tracegroupgap": 0}, "title": {"text": "Mature Titles by Country over Years"}, "xaxis": {"anchor": "y", "domain": [0, 1], "title": {"text": "Release Year"}}, "yaxis": {"anchor": "x", "domain": [0, 1], "title": {"text": "Number of Mature Titles"}}}}
